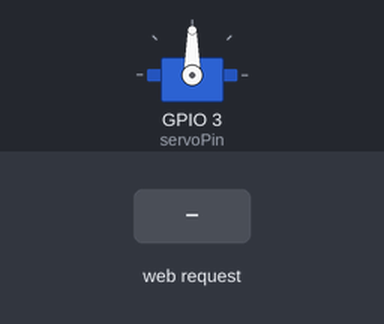
Recording of a sketch running on a simulated ESP32. Shown: servo. The test bench sets the inputs (shaded band). WiFi joins after 1.5 s; servers stay silent unless stated; what the sketch prints to the serial monitor is not drawn.

Above: at 3.7 s.
3.8 s: HTTP request GET /close_door received
At 4.4 s:
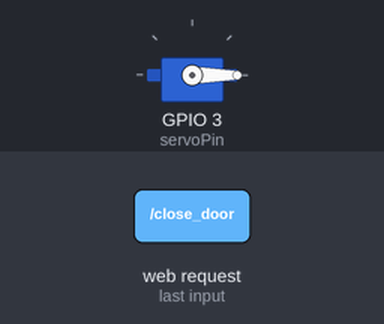
5.3 s: HTTP request GET /open_door received
At 5.6 s:
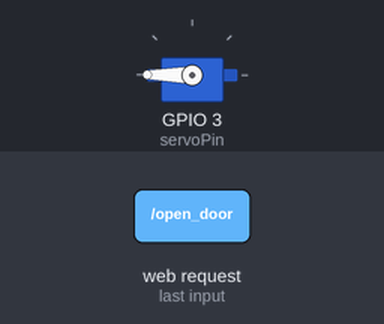
6.8 s: HTTP request GET /door_status received
At 7.9 s:
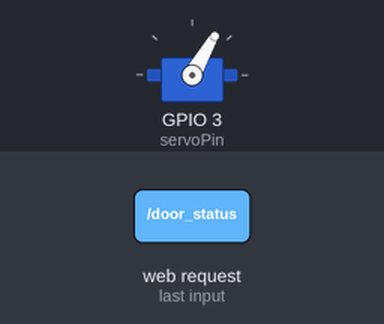
Timing chart, 0 to 9.8 s (numbered marks = the images above; inputs shaded):
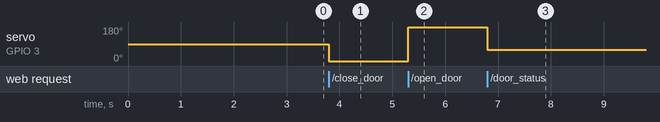

The sketch:

REST_based.ino
```cpp
#include <WiFi.h>
#include <WebServer.h>
#include <ESP32Servo.h>

const char* ssid = "Stain";
const char* password = "b$VJ518175";

char* door_status = "open";
int sensor_output;

static const int servoPin = 3;
static const int pirPin = 2;

WebServer server(80);
Servo MyServo;

void setup_routing() {
  server.on("/close_door", close_door);
  server.on("/open_door", open_door);
  server.on("/door_status", getDoor_status);
  server.on("/motion_sensor_data", PIR_data);
  server.begin();
}

//dummy functions

void PIR_data(){
    sensor_output = digitalRead(pirPin);
    if(sensor_output == LOW){
        server.send(200, "text/plain", "No person detected");
      }
    else{
        server.send(200, "text/plain", "person detected");
      }
  }

void close_door(){
    Serial.println("Close Door");
    server.send(200, "text/plain", "door closed");
    MyServo.write(0);
  }

void open_door(){
    Serial.println("Open Door");
    server.send(200, "text/plain", "door opened");
    MyServo.write(180);
  }

void getDoor_status(){
    Serial.println("Get Door Status");
    server.send(200, "text/plain", door_status);
    MyServo.write(60);
  }

void setup() {
   Serial.begin(115200);
   MyServo.attach(servoPin);
   pinMode(pirPin, INPUT);
   delay(1000);

   WiFi.mode(WIFI_STA); //Optional
   WiFi.begin(ssid, password);
   Serial.println("\nConnecting");

   while(WiFi.status() != WL_CONNECTED){
       Serial.print(".");
       delay(100);
   }

   Serial.println("\nConnected to the WiFi network");
   Serial.print("Local ESP32 IP: ");
   Serial.println(WiFi.localIP());

   setup_routing();
}

void loop() {
  server.handleClient();
}
```

Measured:
- after the input at 3.8 s, servo on GPIO 3 (servoPin): 90° → 0° at once
- after the input at 5.3 s, servo on GPIO 3 (servoPin): 0° → 180° at once
- after the input at 6.8 s, servo on GPIO 3 (servoPin): 180° → 60° at once
